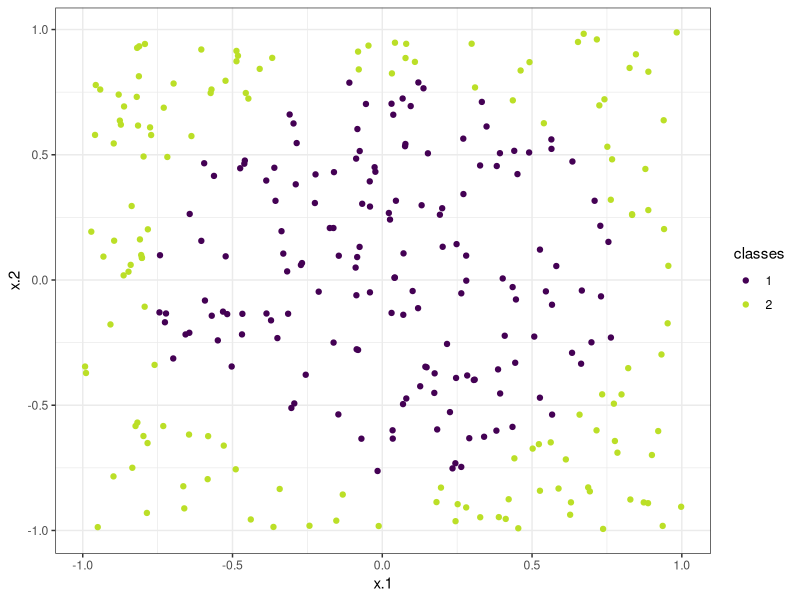
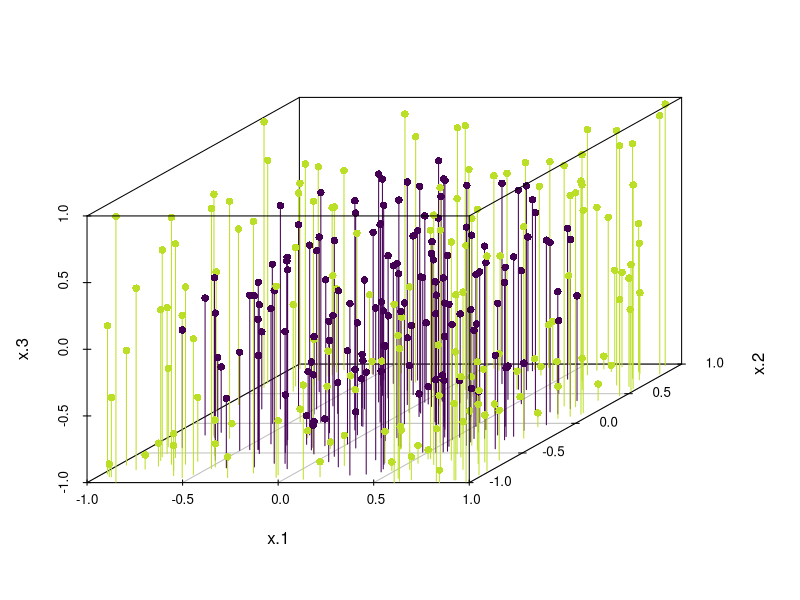

Write the R code that produced these figures, in order.
## ---- chunk 1
# import necessary libraries
library(mlbench)
library(ggplot2)
library(dplyr)
library(scatterplot3d)
library(viridis)
theme_set(theme_bw())
## ---- chunk 2
# load the dataset from mlbench
circle_2d <- mlbench.circle(n = 300, d = 2) %>% as_tibble()
print(circle_2d)
## ---- chunk 3
viridis_2 <- viridis(2, end = 0.9)
ggplot(data = circle_2d, mapping = aes(color = classes, x = x.1, y = x.2)) +
        geom_point() +
        scale_color_manual(values = viridis_2)
## ---- chunk 4
circle_3d <- mlbench.circle(n = 300, d = 3) %>% as_tibble()
scatterplot3d(
        circle_3d[,1:3],
        pch = 16,
        type = "h",
        color = viridis_2[as.numeric(circle_3d$classes)]
)
